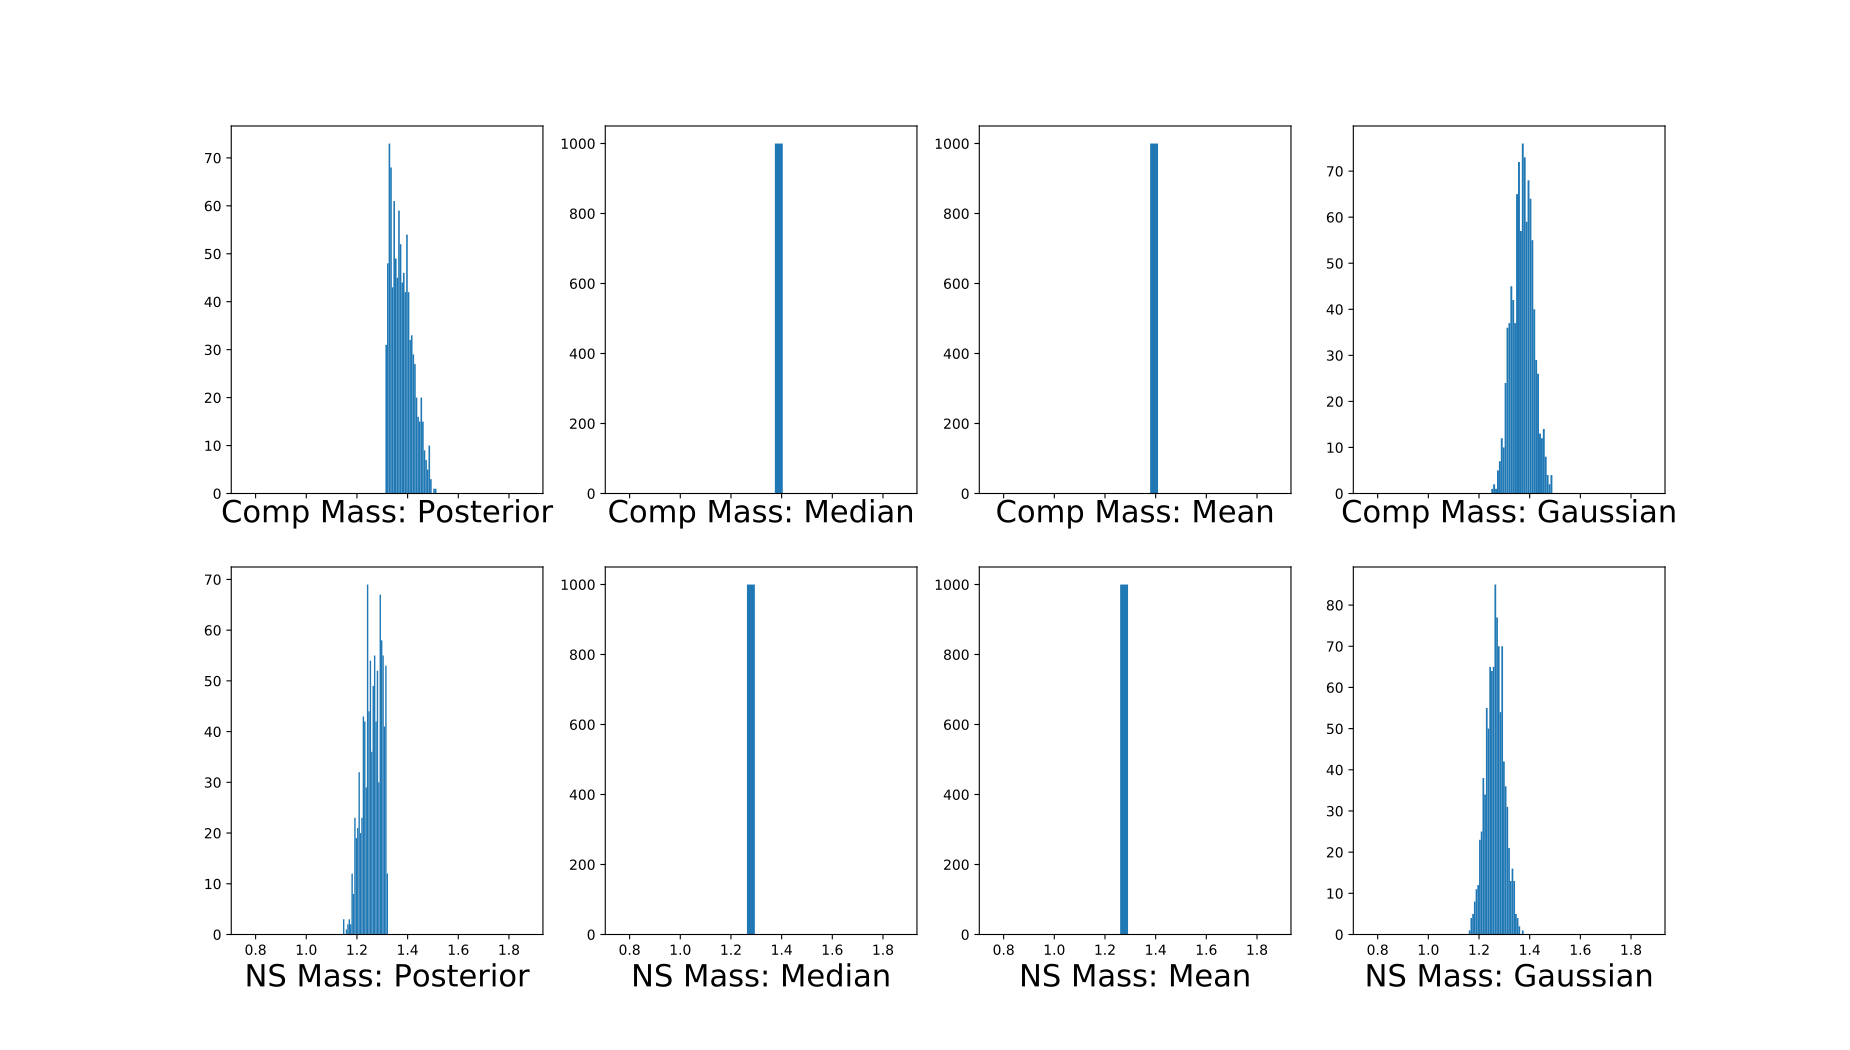

The script that drew this image:
from astro_traj.galaxy import Hernquist_NFW
from astro_traj import constr_dict
from astro_traj.sample import Sample
import numpy as np
from matplotlib import use
use('agg')
import matplotlib.pyplot as plt
font = {'size': 22}

samples = 'posterior_samples.dat'
Galaxy = constr_dict.galaxy('NGC', samples, 100, 5, 0.73)
gal = Hernquist_NFW(Galaxy['Mspiral'], Galaxy['Mbulge'], Galaxy['Mhalo'], Galaxy['R_eff'], 0.73, rcut=100)
samp = Sample(gal)
Nsys = 1000
bins = int(np.round(np.sqrt(Nsys)))

Mcomp_dist_posterior, Mns_dist_posterior = samp.sample_masses(samples, method='posterior', size=Nsys)
Mcomp_dist_median, Mns_dist_median = samp.sample_masses(samples, method='median', size=Nsys)
Mcomp_dist_mean, Mns_dist_mean = samp.sample_masses(samples, method='mean', size=Nsys)
Mcomp_dist_gaussian, Mns_dist_gaussian = samp.sample_masses(samples, method='gaussian', size=Nsys)


plot, ((ax1, ax2, ax3, ax4), (ax5, ax6, ax7, ax8)) = plt.subplots(2, 4, sharex=True, figsize=(18.5, 10.5))
ax1.hist(Mcomp_dist_posterior, bins=bins)
ax2.hist(Mcomp_dist_median, bins=bins)
ax3.hist(Mcomp_dist_mean, bins=bins)
ax4.hist(Mcomp_dist_gaussian, bins=bins)
ax5.hist(Mns_dist_posterior, bins=bins)
ax6.hist(Mns_dist_median, bins=bins)
ax7.hist(Mns_dist_mean, bins=bins)
ax8.hist(Mns_dist_gaussian, bins=bins)
ax1.set_xlabel('Comp Mass: Posterior', fontdict=font)
ax2.set_xlabel('Comp Mass: Median', fontdict=font)
ax3.set_xlabel('Comp Mass: Mean', fontdict=font)
ax4.set_xlabel('Comp Mass: Gaussian', fontdict=font)
ax5.set_xlabel('NS Mass: Posterior', fontdict=font)
ax6.set_xlabel('NS Mass: Median', fontdict=font)
ax7.set_xlabel('NS Mass: Mean', fontdict=font)
ax8.set_xlabel('NS Mass: Gaussian', fontdict=font)
plot.show()
